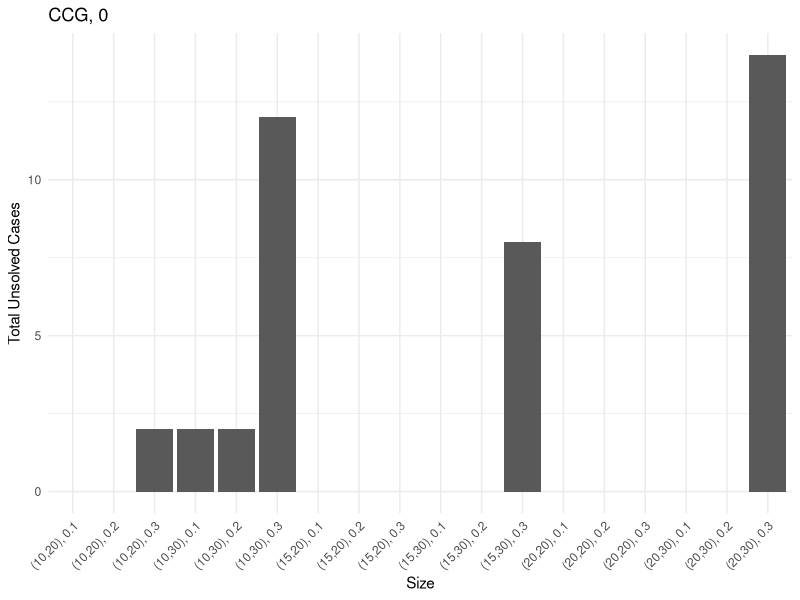
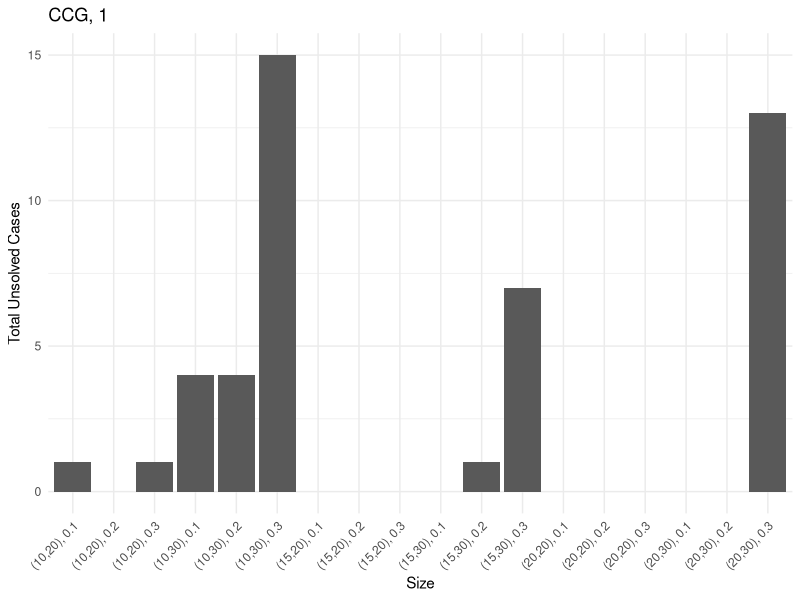
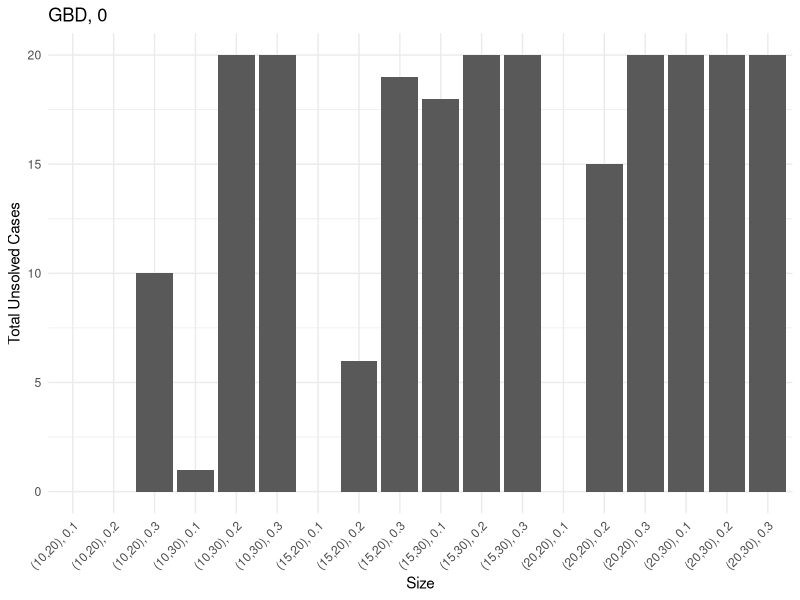
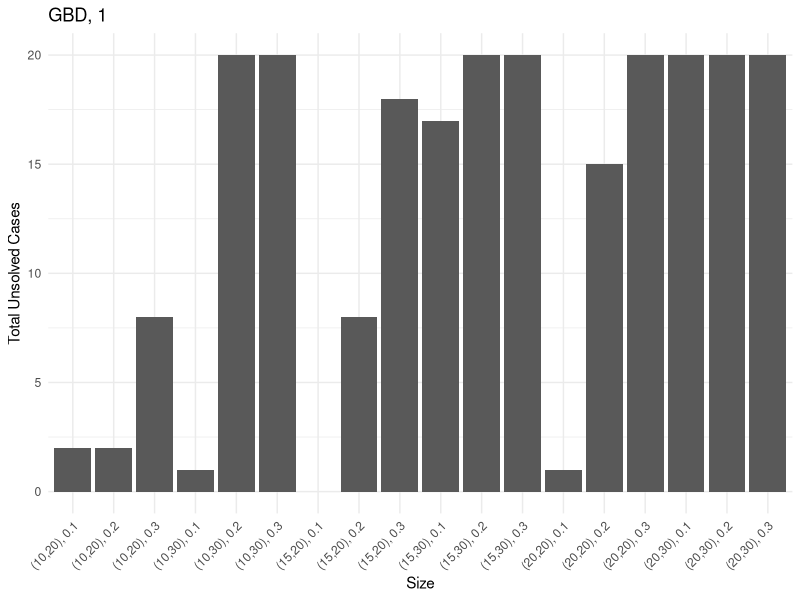
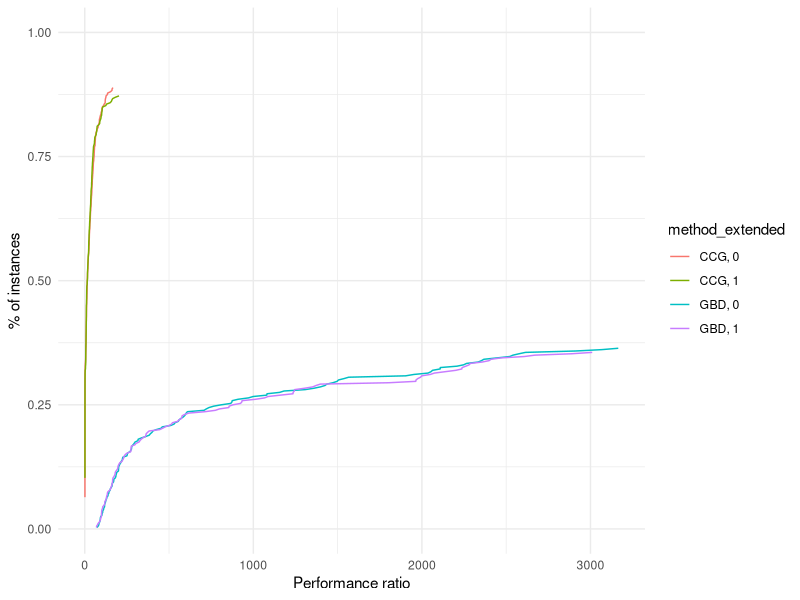
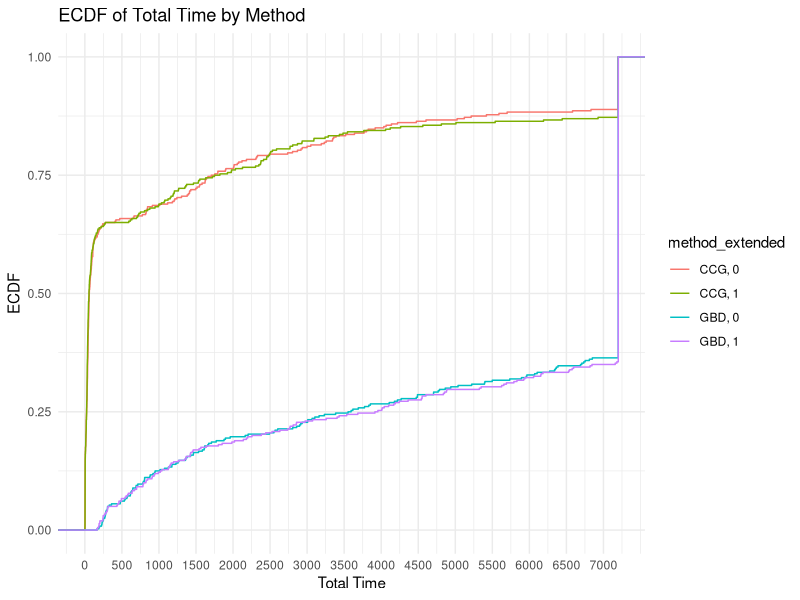
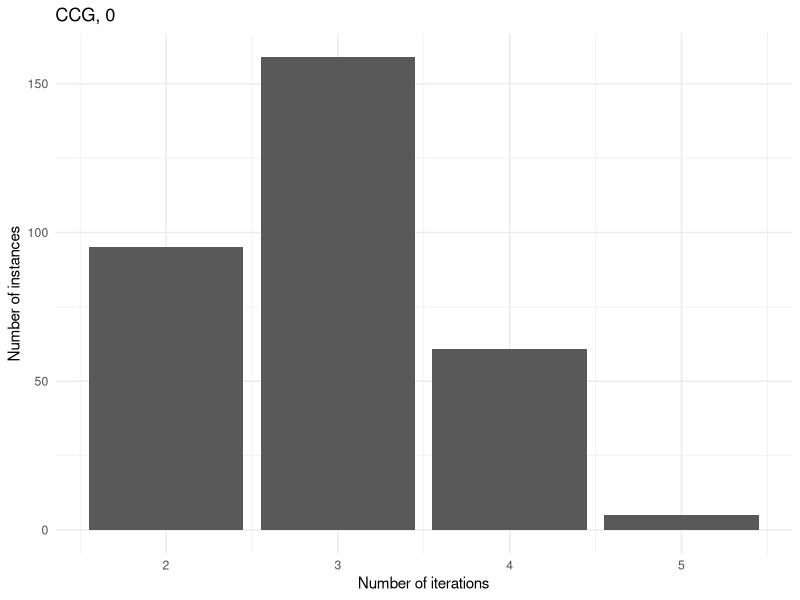
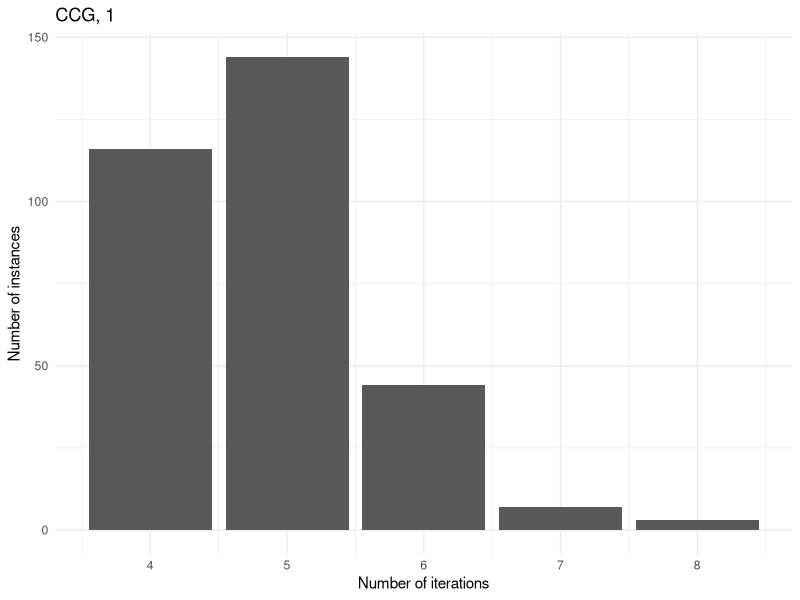

Reproduce these figures in R, in order.
## ---- chunk 1
library(rmarkdown)
library(kableExtra)
library(ggplot2)
suppressPackageStartupMessages(library(dplyr))
## ---- chunk 2
results = read.table("./new-results.csv", header = FALSE, sep = ',')
colnames(results) <- c("tag", "instance", "n_servers", "n_clients", "Gamma", "deviation", "time_limit", "method", "use_heuristic", "total_time", "master_time", "separation_time", "best_bound", "iteration_count", "fail")
results$tag = NULL
## ---- chunk 3
results$p = results$Gamma / results$n_clients
results$p = ceiling(results$p / .05) * .05
## ---- chunk 4
results$size = paste0("(", results$n_servers, ",", results$n_clients, "), ", results$p)
## ---- chunk 5
results$method_extended = paste0(results$method, ", ", results$use_heuristic)
## ---- chunk 6
results = results[!(results$n_clients == 40),]
results = results[!(results$n_servers == 25 & results$n_clients == 25),]
## ---- chunk 7
sum(results$fail)
## ---- chunk 8
time_limit = 7200

if (sum(results$fail) > 0) {
  results[results$fail == TRUE,]$total_time = time_limit
}

results$unsolved = results$total_time >= time_limit | results$fail
## ---- chunk 9
paged_table(results)
## ---- chunk 10
for (method in unique(results$method_extended)) {
  
  # Sum of unsolved cases for each size
  sum_unsolved = results[results$method_extended == method,] %>% group_by(size) %>% summarise(total_unsolved = sum(unsolved))
  
  # Create a bar plot
  p = ggplot(sum_unsolved, aes(x = size, y = total_unsolved)) +
    geom_bar(stat = "identity") +
    labs(x = "Size", y = "Total Unsolved Cases", title = method) +
    theme_minimal() +
    theme(axis.text.x = element_text(angle = 45, hjust = 1))
  
  ggsave(paste0("unsolved_", method, ".pdf"), plot = p, width = 10, height = 6)
  
  print(p)
}
## ---- chunk 11
add_performance_ratio = function(dataset, 
                                 criterion_column = "total_time",
                                 unsolved_column = "unsolved",
                                 instance_column = "instance",
                                 solver_column = "solver",
                                 output_column = "performance_ratio") {
  
  # Compute best score for each instance
  best = dataset %>%
    group_by(!!sym(instance_column)) %>%
    mutate(best_solver = min(!!sym(criterion_column)))
  
  # Compute performance ratio for each instance and solver
  result = best %>%
    group_by(!!sym(instance_column), !!sym(solver_column)) %>%
    mutate(!!sym(output_column) := !!sym(criterion_column) / best_solver) %>%
    ungroup()
  
  if (sum(result[,unsolved_column]) > 0) {
    result[result[,unsolved_column] == TRUE,output_column] = max(result[,output_column])
  }

  return (result)
}

plot_performance_profile = function(dataset,
                                    criterion_column,
                                    unsolved_column = "unsolved",
                                    instance_column = "instance",
                                    solver_column = "solver"
                                    ) {
  
  dataset_with_performance_ratios = add_performance_ratio(dataset,
                                                          criterion_column = criterion_column,
                                                          instance_column = instance_column,
                                                          solver_column = solver_column,
                                                          unsolved_column = unsolved_column)
  
  solved_dataset_with_performance_ratios = dataset_with_performance_ratios[!dataset_with_performance_ratios[,unsolved_column],]
  
  compute_performance_profile_point = function(method, data) {
    
    performance_ratios = solved_dataset_with_performance_ratios[solved_dataset_with_performance_ratios[,solver_column] == method,]$performance_ratio
    
    unscaled_performance_profile_point = ecdf(performance_ratios)(data)
    
    n_instances = sum(dataset[,solver_column] == method)
    n_solved_instances = sum(dataset[,solver_column] == method & !dataset[,unsolved_column])
    
    return( unscaled_performance_profile_point * n_solved_instances / n_instances )
  }
  
  perf = solved_dataset_with_performance_ratios %>%
    group_by(!!sym(solver_column)) %>%
    mutate(performance_profile_point = compute_performance_profile_point(unique(!!sym(solver_column)), performance_ratio))
  
  result = ggplot(data = perf, aes(x = performance_ratio, y = performance_profile_point, color = !!sym(solver_column))) +
              geom_line()
  
  return (result)
}

## ---- chunk 12
performance_profile = plot_performance_profile(results, criterion_column = "total_time", solver_column = "method_extended") +
  labs(x = "Performance ratio", y = "% of instances") +
  scale_y_continuous(limits = c(0, 1)) +
  theme_minimal()
print(performance_profile)
ggsave("performance_profile.pdf", plot = performance_profile)
## ---- chunk 13
ggplot(results, aes(x = total_time, color = method_extended)) +
  stat_ecdf(geom = "step") +
  xlab("Total Time") +
  ylab("ECDF") +
  labs(title = "ECDF of Total Time by Method")  +
  scale_x_continuous(breaks = seq(0, max(results$total_time), by = 500), labels = seq(0, max(results$total_time), by = 500)) +
  theme_minimal()
## ---- chunk 14
results_solved = results %>%
  filter(total_time < time_limit) %>%
  group_by(method_extended, n_servers, n_clients, p, deviation) %>%
  summarize(
    solved = n(),
    total_time = mean(total_time),
    master_time = mean(master_time),
    separation_time = mean(separation_time),
    solved_iteration_count = mean(iteration_count),
    .groups = "drop"
  ) %>%
  ungroup()
## ---- chunk 15
results_unsolved <- results %>%
  filter(total_time >= time_limit) %>%
  group_by(method_extended, n_servers, n_clients, p, deviation) %>%
  summarize(
    unsolved = n(),
    unsolved_iteration_count = mean(iteration_count),
    .groups = "drop"
  ) %>%
  ungroup()

results_fail <- results %>%
  filter(fail == TRUE) %>%
  group_by(method_extended, n_servers, n_clients, p, deviation) %>%
  summarize(
    fail = n(),
    .groups = "drop"
  ) %>%
  ungroup()

## ---- chunk 16
final_result <- merge(results_solved, results_unsolved, by = c("method_extended", "n_servers", "n_clients", "p", "deviation"), all = TRUE)
final_result <- merge(final_result, results_fail, by = c("method_extended", "n_servers", "n_clients", "p", "deviation"), all = TRUE)
## ---- chunk 17
knitr::kable(final_result, 
               digits = c(0, 0, 2, 2, 2, 0, 2, 2, 2, 2, 0, 2, 0), 
               col.names = c("Method", "|V_1|", "|V_2|", "p", "dev", "Count", "Total", "Master", "Sepatation", "# Iter", "Count", "# Iter", "# Errors"),
               caption = "Summary table"
             ) %>%
      kable_classic() %>%
      add_header_above(c(" " = 5, "Solved instances" = 5, "Unsolved instances" = 3)
)
## ---- chunk 18
for (method in unique(results$method_extended)) {
  
  p = ggplot(results[results$method_extended == method & results$unsolved == FALSE,], aes(x = iteration_count)) +
    geom_bar() +
    labs(
      title = method,
      x = "Number of iterations",
      y = "Number of instances"
    ) +
    theme_minimal()
    
  print(p) 
}
## ---- chunk 19
results_rev = read.table("./results-rev.csv", header = FALSE, sep = ',')
colnames(results_rev) <- c("tag", "instance", "n_servers", "n_clients", "Gamma", "deviation", "time_limit", "method", "use_heuristic", "total_time", "master_time", "separation_time", "best_bound", "iteration_count", "fail", "use_bilevel_separation", "use_budgeted_unc")
## ---- chunk 20
results = read.table("./new-results.csv", header = FALSE, sep = ',')
colnames(results) <- c("tag", "instance", "n_servers", "n_clients", "Gamma", "deviation", "time_limit", "method", "use_heuristic", "total_time", "master_time", "separation_time", "best_bound", "iteration_count", "fail")
results$use_bilevel_separation = 0
results$use_budgeted_unc = 1
## ---- chunk 21
all_results = rbind(results, results_rev)
## ---- chunk 22
all_results$p = all_results$Gamma / all_results$n_clients
all_results$p = ceiling(all_results$p / .05) * .05
## ---- chunk 23
all_results$size = paste0("(", all_results$n_servers, ",", all_results$n_clients, "), ", all_results$p)
## ---- chunk 24
all_results$method_extended = paste0(all_results$method, ", ", ifelse(all_results$use_heuristic, "heuristic, ", ""), ifelse(all_results$use_bilevel_separation, "KKT", "0-1 mapping"))


if (sum(all_results$fail) > 0) {
  all_results[all_results$fail == TRUE,]$total_time = time_limit
}

all_results$unsolved = all_results$total_time >= time_limit | all_results$fail

## ---- chunk 25
budgeted_unc_results = all_results %>% filter(use_budgeted_unc == 1 & method == "CCG")

ggplot(budgeted_unc_results, aes(x = total_time, color = method_extended)) +
  stat_ecdf(geom = "step", size = 1) +
  labs(title = "ECDF Plot", x = "Values", y = "ECDF") +
  theme_minimal()

performance_profile = plot_performance_profile(budgeted_unc_results, criterion_column = "total_time", solver_column = "method_extended") +
  labs(x = "Performance ratio", y = "% of instances") +
  scale_y_continuous(limits = c(0, 1)) +
  theme_minimal()
print(performance_profile)
## ---- chunk 26
knapsack_unc_results = all_results %>% filter(use_budgeted_unc == 0 & method == "CCG" & p == 0.2 & n_clients <= 20)

ggplot(knapsack_unc_results, aes(x = total_time, color = method_extended)) +
  stat_ecdf(geom = "step", size = 1) +
  scale_x_log10() +
  labs(title = "ECDF Plot", x = "Values", y = "ECDF") +
  theme_minimal()
## ---- chunk 27
results_solved = knapsack_unc_results %>%
  filter(total_time < time_limit) %>%
  group_by(method_extended, n_servers, n_clients, p, deviation) %>%
  summarize(
    solved = n(),
    total_time = mean(total_time),
    master_time = mean(master_time),
    separation_time = mean(separation_time),
    solved_iteration_count = mean(iteration_count),
    .groups = "drop"
  ) %>%
  ungroup()
## ---- chunk 28
results_unsolved <- knapsack_unc_results %>%
  filter(total_time >= time_limit) %>%
  group_by(method_extended, n_servers, n_clients, p, deviation) %>%
  summarize(
    unsolved = n(),
    unsolved_iteration_count = mean(iteration_count),
    .groups = "drop"
  ) %>%
  ungroup()

results_fail <- knapsack_unc_results %>%
  filter(fail == TRUE) %>%
  group_by(method_extended, n_servers, n_clients, p, deviation) %>%
  summarize(
    fail = n(),
    .groups = "drop"
  ) %>%
  ungroup()

## ---- chunk 29
final_result <- merge(results_solved, results_unsolved, by = c("method_extended", "n_servers", "n_clients", "p", "deviation"), all = TRUE)
final_result <- merge(final_result, results_fail, by = c("method_extended", "n_servers", "n_clients", "p", "deviation"), all = TRUE)
## ---- chunk 30
knitr::kable(final_result, 
               digits = c(0, 0, 2, 2, 2, 0, 2, 2, 2, 2, 0, 2, 0), 
               col.names = c("Method", "|V_1|", "|V_2|", "p", "dev", "Count", "Total", "Master", "Sepatation", "# Iter", "Count", "# Iter", "# Errors"),
               caption = "Summary table"
             ) %>%
      kable_classic() %>%
      add_header_above(c(" " = 5, "Solved instances" = 5, "Unsolved instances" = 3)
)
